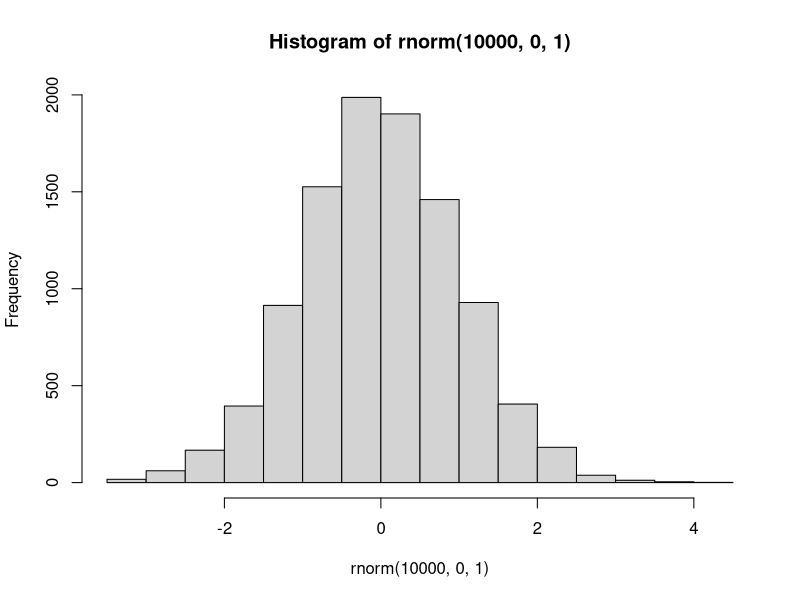
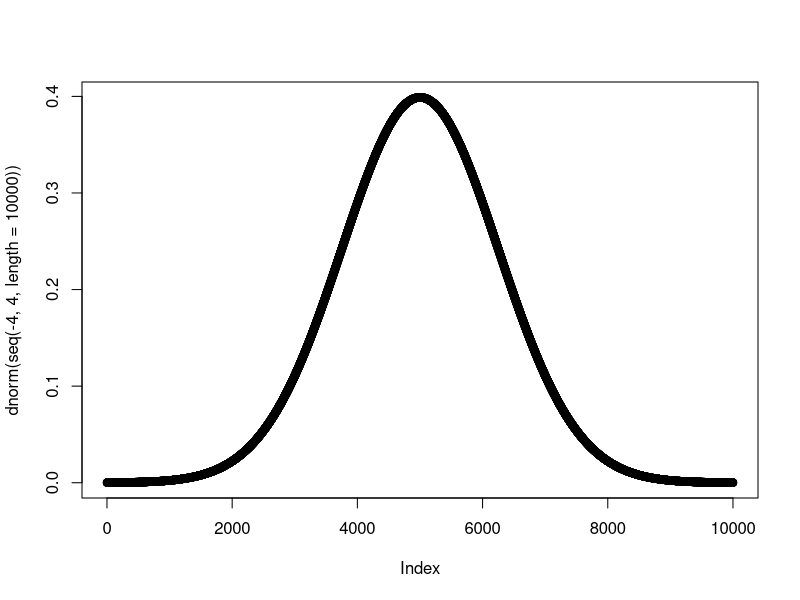

Recreate these plots in R, in order.
## ---- chunk 1
knitr::opts_chunk$set(echo = TRUE)
## ---- chunk 2
# histogram the distribution of 10 thousand random gaussian samples
hist(rnorm(10000, 0, 1))

# the plot of the probability density function for the above random varibale
plot(dnorm(seq(-4, 4, length = 10000)))
## ---- chunk 3
# calculates the expected values of (x^4) empirically out of n samples
calc.e.x4 = function (n)
{
  x = 0
  for (i in 1:n)
    x = x + rnorm(1, 0, 1)^4
  
  return (x / n)
}

# 10 thousand samples
print(calc.e.x4(10000))

# 50 thousand samples
print(calc.e.x4(50000))
